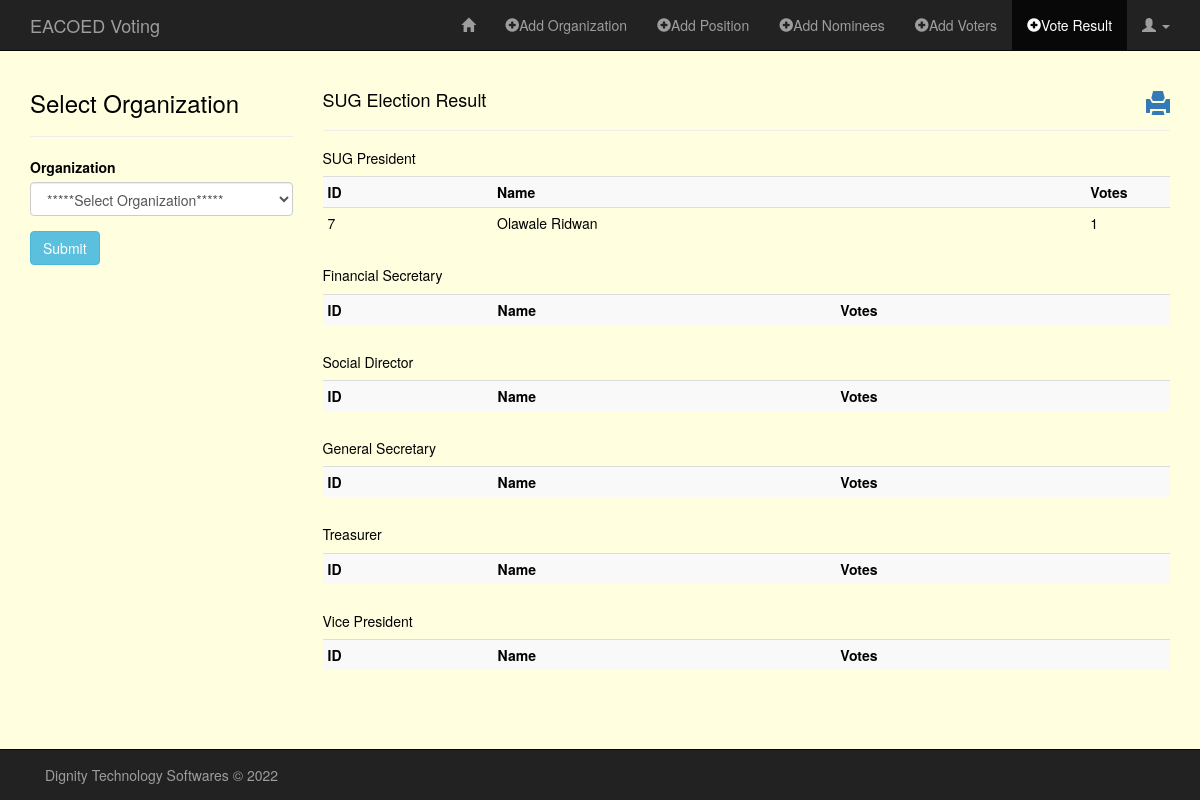
Screenshot of /sandbox/vote_result.php?organization=SUG Election (signed in) with the database file from the repository.
### tables this page shows
CREATE TABLE `positions` (
  `id` int(11) NOT NULL,
  `org` varchar(60) NOT NULL,
  `pos` varchar(60) NOT NULL
);

CREATE TABLE `nominees` (
  `id` int(11) NOT NULL,
  `org` varchar(60) NOT NULL,
  `pos` varchar(60) NOT NULL,
  `name` varchar(60) NOT NULL,
  `course` varchar(60) NOT NULL,
  `year` varchar(3) NOT NULL,
  `stud_id` varchar(60) NOT NULL
);

### sandbox/classes/Organization.php (called while the page is built, shortened)
<?php
class Organization
{
    public function READ_ORG() {
        global $db;
        $sql = "SELECT * FROM organization";
        if(!$stmt = $db->prepare($sql)) {
            echo $stmt->error;
        } else {
            $stmt->execute();
            $result = $stmt->get_result();
        }
        return $result;
    }
}

### sandbox/classes/Position.php (called while the page is built, shortened)
<?php
class Position
{
    public function READ_POS_BY_ORG($org) {
        global $db;
        $sql = "SELECT *
                FROM positions
                WHERE org = ?";
        if(!$stmt = $db->prepare($sql)) {
            echo $stmt->error;
        } else {
            $stmt->bind_param("s", $org);
            $stmt->execute();
            $result = $stmt->get_result();
        }
        return $result;
    }
}

### sandbox/classes/Nominees.php (called while the page is built, shortened)
<?php
class Nominees
{
    public function READ_NOM_BY_ORG_POS($org, $pos) {
        global $db;
        $sql = "SELECT *
                FROM nominees
                WHERE nominees.org = ?
                AND nominees.pos = ?";
        if(!$stmt = $db->prepare($sql)) {
            echo $stmt->error;
        } else {
            $stmt->bind_param("ss", $org, $pos);
            $stmt->execute();
            $result = $stmt->get_result();
        }
        return $result;
    }
    public function COUNT_VOTES($candidate_id) {
        global $db;
        $sql = "SELECT candidate_id
                FROM votes
                WHERE candidate_id = ?";
        if(!$stmt = $db->prepare($sql)) {
            echo $stmt->error;
        } else {
            $stmt->bind_param("i", $candidate_id);
            $stmt->execute();
            $result = $stmt->get_result();
        }
        return $result;
    }
}

### sandbox/vote_result.php (the view, shortened to what this page needs)
<?php
require("../config/db.php");
require("classes/Organization.php");
require("classes/Position.php");
require("classes/Nominees.php");
?>
<!DOCTYPE HTML>
<html lang="en-US">
<head>
    <link rel="stylesheet" href="../assets/css/bootstrap.min.css">
    <link rel="stylesheet" href="../assets/css/style_admin.css">
</head>
<body>
<nav class="navbar navbar-inverse navbar-fixed-top" role="navigation">
    <div class="container">
        <div class="navbar-header">
            <a class="navbar-brand" href="index.php">EACOED Voting</a>
        </div>
        <div class="collapse navbar-collapse" id="bs-example-navbar-collapse-1">
            <ul class="nav navbar-nav navbar-right">
                <li><a href="admin_page.php"><span class="glyphicon glyphicon-home"></span></a></li>
                <li><a href="add_org.php"><span class="glyphicon glyphicon-plus-sign"></span>Add Organization</a></li>
                <li><a href="add_pos.php"><span class="glyphicon glyphicon-plus-sign"></span>Add Position</a></li>
                <li><a href="add_nominees.php"><span class="glyphicon glyphicon-plus-sign"></span>Add Nominees</a></li>
                <li><a href="add_voters.php"><span class="glyphicon glyphicon-plus-sign"></span>Add Voters</a></li>
                <li class="active"><a href="vote_result.php"><span class="glyphicon glyphicon-plus-sign"></span>Vote Result</a></li>
                <li class="dropdown">
                    <a href="#" class="dropdown-toggle" data-toggle="dropdown" role="button" aria-haspopup="true" aria-expanded="false"><span class="glyphicon glyphicon-user"></span> <span class="caret"></span></a>
                </li>
            </ul>
        </div>
    </div>
</nav>
<?php
$readOrg = new Organization();
$rtnReadOrg = $readOrg->READ_ORG();
?>
<div class="container">
    <div class="row">
        <?php if($rtnReadOrg) { ?>
        <div class="col-md-3">
            <h3>Select Organization</h3><hr>
            <form action="<?php $_SERVER['PHP_SELF']; ?>" method="GET" role="form">
                <div class="form-group">
                    <label for="organization">Organization</label>
                    <select name="organization" class="form-control">
                        <option value="">*****Select Organization*****</option>
                    </select>
                </div>
                <button type="submit" name="submit" class="btn btn-info">Submit</button>
            </form>
        </div>
        <?php }  ?>
        <div class="col-md-9">
            <?php
            if(!isset($_GET['organization'])) {
                echo "<div class='alert alert-warning'>Please select organization and click submit to show vote result.</div>";
            } else {
            $org = trim($_GET['organization']);
            ?>
                <a href="./print_result.php?organization=<?php echo $org; ?>" target="_blank"><h3><span class="glyphicon glyphicon-print pull-right"></h3></span> </a>
                <h4><?php echo $org; ?> Result</h4>
                <hr>
                <?php
                $readPos = new Position();
                $rtnReadPos = $readPos->READ_POS_BY_ORG($org);
                ?>
                <?php if($rtnReadPos) { ?>
                    <?php while($rowPos = $rtnReadPos->fetch_assoc()) { ?>
                    <h5><?php echo $rowPos['pos']; ?></h5>
                        <?php
                        $readNomOrgPos = new Nominees();
                        $rtnReadNomOrgPos = $readNomOrgPos->READ_NOM_BY_ORG_POS($org, $rowPos['pos']);
                        ?>
                        <div class="table-responsive">
                            <?php if($rtnReadNomOrgPos) { ?>
                            <table class="table table-condensed table-striped">
                                <tr>
                                    <th>ID</th>
                                    <th>Name</th>
                                    <th>Votes</th>
                                </tr>
                                <?php while($rowCountVotes = $rtnReadNomOrgPos->fetch_assoc()) { ?>
                                    <?php
                                    $countVotes = new Nominees();
                                    $rtnCountVotes = $countVotes->COUNT_VOTES($rowCountVotes['id'])
                                    ?>
                                    <tr>
                                        <td style="width: 20%;"><?php echo $rowCountVotes['id']; ?></td>
                                        <td style="width: 70%;"><?php echo $rowCountVotes['name']; ?></td>
                                        <td style="width: 10%;"><?php echo $rtnCountVotes->num_rows; ?></td>
                                    </tr>
                                <?php }  ?>
                            </table>
                            <?php $rtnReadNomOrgPos->free(); }  ?>
                        </div>
                    <?php }  ?>
                <?php $rtnReadPos->free(); }  ?>
            <?php }  ?>
        </div>
    </div>
</div>
<nav class="navbar navbar-inverse navbar-fixed-bottom" role="navigation">
    <div class="container">
        <div class="navbar-text pull-left">
            Dignity Technology Softwares &copy; 2022
        </div>
    </div>
</nav>
</body>
</html>

### assets/css/style_admin.css (style rules this page uses)
body { color: black; margin-top: 70px; margin-bottom: 70px; background-color: lightyellow; }

### rows the page displays
positions: pos "SUG President"
nominees: id "7", name "Olawale Ridwan", num_rows "1"
positions: pos "Financial Secretary"
positions: pos "Social Director"
positions: pos "General Secretary"
positions: pos "Treasurer"
positions: pos "Vice President"

### other values shown
$org "SUG Election"
